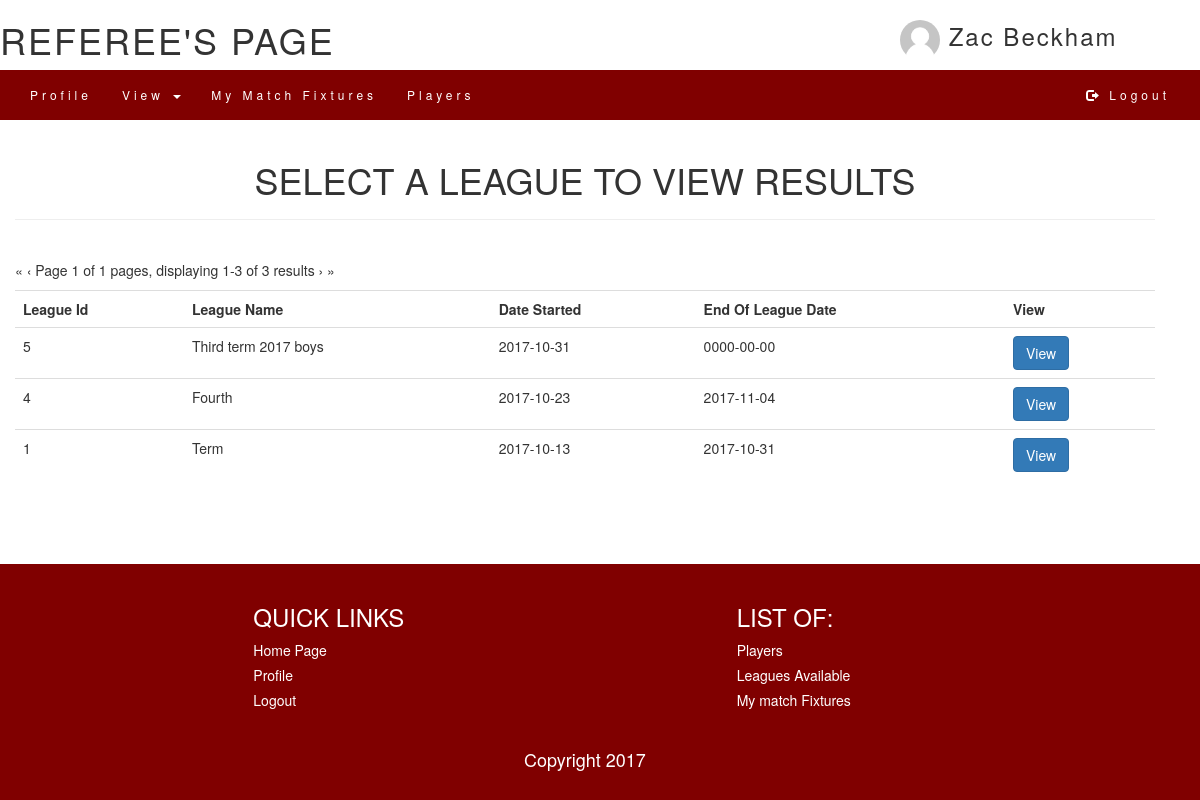
/referee/list_leagues.php (signed in), run on the app's committed database.
### tables this page shows
CREATE TABLE `referee` (
  `ref_id` int(10) NOT NULL,
  `ref_name` varchar(30) DEFAULT NULL,
  `uname` varchar(30) NOT NULL,
  `phone` varchar(10) DEFAULT NULL,
  `email` varchar(30) NOT NULL,
  `image` varchar(100) NOT NULL,
  `status` varchar(20) DEFAULT NULL
);

CREATE TABLE `league` (
  `league_id` int(10) NOT NULL,
  `official_id` int(20) DEFAULT NULL,
  `league_name` varchar(30) DEFAULT NULL,
  `start_date` date DEFAULT NULL,
  `end_date` date NOT NULL
);

### referee/list_leagues.php (the view, shortened to what this page needs)
<?php
	if(isset($_SESSION['ref'])){
?>
	<?php
		include 'header.php';
	?>
<!DOCTYPE html>
<html>
<head>
	<link rel="stylesheet" type="text/css" href="css/common.css">
</head>
<body>
	<div class="content">
	<div class="container">
		<div class="row">
			<div class="page-header">
					<center><h1>SELECT A LEAGUE TO VIEW RESULTS</h1></center>
			</div><br>
					<?php
				$total = $conn->query('
			        SELECT
			            COUNT(*)
			        FROM
			            league
			    ')->fetch_row()[0];
			    $limit = 5;
			    $pages = ceil($total / $limit);
			    $page = min($pages, filter_input(INPUT_GET, 'page', FILTER_VALIDATE_INT, array(
			        'options' => array(
			            'default'   => 1,
			            'min_range' => 1,
			        ),
			    )));
			    $offset = ($page - 1)  * $limit;
			    $start = $offset + 1;
			    $end = min(($offset + $limit), $total);
			    $prevlink = ($page > 1) ? '<a href="?page=1" title="First page">&laquo;</a> <a href="?page=' . ($page - 1) . '" title="Previous page">&lsaquo;</a>' : '<span class="disabled">&laquo;</span> <span class="disabled">&lsaquo;</span>';
			    $nextlink = ($page < $pages) ? '<a href="?page=' . ($page + 1) . '" title="Next page">&rsaquo;</a> <a href="?page=' . $pages . '" title="Last page">&raquo;</a>' : '<span class="disabled">&rsaquo;</span> <span class="disabled">&raquo;</span>';
			    echo '<div id="paging"><p>', $prevlink, ' Page ', $page, ' of ', $pages, ' pages, displaying ', $start, '-', $end, ' of ', $total, ' results ', $nextlink, ' </p></div>';
			?>
					<table class="table">
						<tr>
							<th>League Id</th>
							<th>League Name</th>
							<th>Date Started</th>
							<th>End Of League Date</th>
							<th>View</th>
						</tr>
					<?php
						$query1 = "SELECT * FROM league ORDER BY league_id desc LIMIT $offset,$limit ";
						$result = $conn->query($query1);
						while($row = mysqli_fetch_array($result)) {
							$league_id = $row['league_id'];
							$league_name = $row['league_name'];
							$start_date = $row['start_date'];
							$end_date = $row['end_date'];
						?>
							<tr>
								<td><?php echo $league_id; ?></td>
								<td><?php echo $league_name; ?></td>
								<td><?php echo $start_date; ?></td>
								<td><?php echo $end_date; ?></td>
								<td class="form">
								<a href="list_leagues_2.php?id=<?php echo $league_id; ?>"><button class="btn btn-primary" color:white;">View</button></a>
								</td>
							</tr>
						<?php
							}
						?>
					</table>
			</div>
		</div>
	</div>
			<?php
				include 'footer.php';
			?>
</body>
</html>
<?php
	}else{
		header("location: ../login/index.php?message=login");
	}
?>

### referee/header.php (shortened to what this page needs)
<?php
	include 'includes/connection.php';
	$username = $_SESSION['ref'];
	if(empty($username)){
		header("location: ../login/index.php?message=login");
	}else{
	$query = "select * from referee where uname=?";
	if($stmt = $conn->prepare($query)){
		$stmt->bind_param('s',$username);
		$stmt->execute();
		$stmt->bind_result($ref_id, $ref_name, $ref_uname, $ref_phone, $ref_mail, $ref_image, $ref_status);
	}
		$image_path = "photos/";
		if(empty($ref_image)){
			$default_image = 'user.png';
			$profile_image = $image_path.$default_image;
		}else{
			$default_image = $ref_image;
			$profile_image = $image_path.$default_image;
		}
?>
<!DOCTYPE html>
<html>
<head>
		<link rel="stylesheet" href="http://maxcdn.bootstrapcdn.com/bootstrap/3.3.5/css/bootstrap.min.css">
		<link rel="stylesheet" type="text/css" href="css\custom_css.css">
</head>
<body>
	<div>
		<div class="row" id="header_row">
			<div class="col-lg-9">
				<h1>REFEREE'S PAGE</h1>
			</div>
			<div class="col-lg-3">
				<div id='profile'>
						<div class="dropdown">
							<h3><img src=<?php echo $profile_image; ?> data-toggle="dropdown"> <?php echo $ref_name; ?>
						</div>
				</div>
			</div>
		</div>
	</div>
	<div >
		<nav class="navbar navbar-default">
			<div class="container-fluid">
				<div class="collapse navbar-collapse" id="myNavbar">
					<ul class="nav navbar-nav" id="nav_links">
							<li><a href="index.php">Profile</a></li>
							<li class="dropdown">
				      			<a href="#" class="dropdown-toggle" data-toggle="dropdown">View <b class="caret"></b></a>
				      		</li>
						<li><a href="my_match_fixtures.php">My Match Fixtures</a></li>
						<li><a href="players.php">Players</a></li>
					</ul>
					<ul class="nav navbar-nav navbar-right" id="nav_links">
				      <li><a href="includes/logout.inc.php"><span class="glyphicon glyphicon-log-out"></span> Logout</a></li>
	    			</ul>
				</div>
			</div>
		</nav>
	</div>
</body>
</html>
<?php } ?>

### referee/footer.php (shortened to what this page needs)
<!DOCTYPE html>
<html>
<head>
</head>
<body>
		<div class="container-fluid" id="cf">
			<div class="foot_footer">
				<div class="row">
					<div class="col-lg-2">
					</div>
					<div class="col-lg-5">
						<ul>
							<h3>QUICK LINKS</h3>
							<li><a href="../">Home Page</a></li>
							<li><a href="index.php">Profile</a></li>
							<li><a href="includes/logout.inc.php">Logout</a></li>
					</div>
					<div class="col-lg-3">
						<ul>
							<h3>LIST OF:</h3>
							<li><a href="players.php">Players</a></li>
							<li><a href="list_leagues.php">Leagues Available</a></li>
							<li><a href="my_match_fixtures.php">My match Fixtures</a></li>
						</ul>
					</div>
				</div>
				<div class="row">
					<br>
					<center><h4>Copyright 2017</h4></center>
				</div>
			</div>
		</div>
</body>
</html>

### referee/css/custom_css.css (style rules this page uses)
#profile img { height:40px; width:40px; border-radius:50%; }
.row { width:100%; }
.container-fluid { padding-left:0px; padding-right:0px; }
.navbar { margin-bottom:0; background-color:maroon; border: 0; font-size:12px; line-height: line-height: 1.42857143; letter-spacing: 4px; border-radius: 0; z-index: 999; }
#nav_links li a { color:white; }
.navbar-right { float: right!important; margin-right: 0px; }
#header_row { letter-spacing:2px; }

### referee/css/common.css (style rules this page uses)
html, body { height: 100%; }
body { display: flex; flex-direction: column; }
.content { flex: 1 0 auto; }

### referee/list_leagues.php (style rules this page uses)
.form a { text-decoration:none; color:white; }

### referee/footer.php (style rules this page uses)
#cf { background-color:maroon; width:100%; }
.foot_footer { width:100%; padding:20px; color:white; }
.foot_footer li { list-style:none; margin-bottom:5px; }
.foot_footer li a { text-decoration:none; color:white; }

### data on the page
referee: ref_name "Zac Beckham"
league: league_id "5", league_name "Third term 2017 boys", start_date "2017-10-31", end_date "0000-00-00"
league: league_id "4", league_name "Fourth", start_date "2017-10-23", end_date "2017-11-04"
league: league_id "1", league_name "Term", start_date "2017-10-13", end_date "2017-10-31"

### other printed values
$page "1"
$pages "1"
$start "1"
$end "3"
$total "3"
